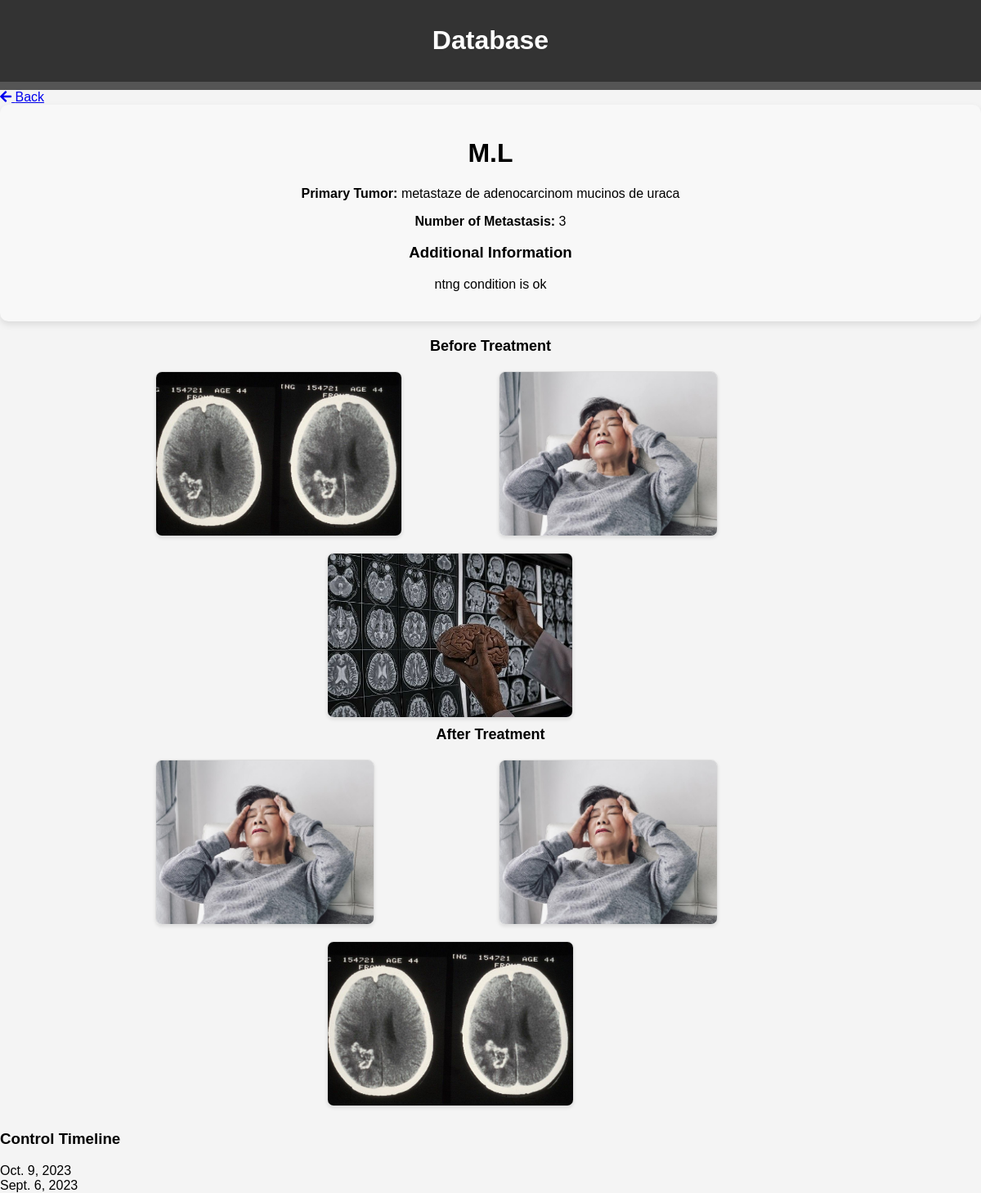
The app's page /patient/18/ (signed in) with its own data.
### details/models.py (models this page shows, shortened)
class Patient(models.Model):
    SEX_CHOICES = [('M', 'Male'),('F', 'Female'),('O', 'Other'),]
    first_name = models.CharField(max_length=100)
    last_name = models.CharField(max_length=100)
    primary_tumor = models.CharField(max_length=100)
    num_metastasis = models.PositiveIntegerField()
    ct_images_before = models.ManyToManyField('PatientImage', related_name='before_images', blank=True)
    ct_images_after = models.ManyToManyField('PatientImage', related_name='after_images', blank=True)
    mark_for_study = models.BooleanField(default=False)  # Add this field
    controls = models.ManyToManyField('Control', related_name='patient_controls', blank=True)
    sex = models.CharField(max_length=1, choices=SEX_CHOICES, blank=True, null=True)
    date_of_birth = models.DateField(blank=True, null=True)

class PatientAdditionalInfo(models.Model):
    patient = models.OneToOneField(Patient, on_delete=models.CASCADE)
    text_info = models.TextField()

class PatientImage(models.Model):
    patient = models.ForeignKey(Patient, on_delete=models.CASCADE)
    image = models.ImageField(upload_to='ct_images/', blank=True)

class Control(models.Model):
    patient = models.ForeignKey(Patient, on_delete=models.CASCADE)
    date = models.DateField()
    details = models.TextField()

### details/views.py (the view)
# urls.py: path('patient/<int:patient_id>/', views.patient_detail, name='patient_detail'),
@login_required
def patient_detail(request, patient_id):
    patient = Patient.objects.get(pk=patient_id)
    return render(request, 'patient.html', {'patient': patient})

### templates/patient.html (shortened to what this page needs)
{% extends 'base.html' %}
{% block content %}
    <link rel="stylesheet" href="https://cdnjs.cloudflare.com/ajax/libs/font-awesome/5.15.3/css/all.min.css">
<div class="patient-detail">
    <a href="{% url 'patients_info' %}" class="btn btn-secondary">
        <i class="fas fa-arrow-left"></i> Back
    </a>
    <div class="patient-info-box">
        <h1>{{ patient.first_name|first }}.{{ patient.last_name|first }}</h1>
        <p><strong>Primary Tumor:</strong> {{ patient.primary_tumor }}</p>
        <p><strong>Number of Metastasis:</strong> {{ patient.num_metastasis }}</p>
        {% if patient.patientadditionalinfo %}
        <h3>Additional Information</h3>
        <p>{{ patient.patientadditionalinfo.text_info }}</p>
        {% endif %}
    </div>
    {% if patient.num_metastasis %}
        <div class="image-gallery">
            <div class="img-heading">Before Treatment</div>
            {% for before_image in patient.ct_images_before.all %}
                <div class="image-set">
                    <img src="{{ before_image.image.url }}" alt="Before Treatment">
                </div>
            {% endfor %}
        </div>
        <div class="image-gallery">
            <div class="img-heading">After Treatment</div>
            {% for after_image in patient.ct_images_after.all %}
                <div class="image-set">
                    <img src="{{ after_image.image.url }}" alt="After Treatment">
                </div>
            {% endfor %}
        </div>
    {% endif %}
</div>
{% if patient.controls.all %}
<h3>Control Timeline</h3>
<ul class="timeline">
    {% for control in patient.controls.all %}
        <li class="timeline-item">
            <div class="date">{{ control.date }}</div>
        </li>
    {% endfor %}
</ul>
{% endif %}
{% endblock %}

### templates/base.html (style rules this page uses)
body { background-color: #f4f4f4; margin: 0; padding: 0; font-family: Arial, sans-serif; }

### templates/patient.html (style rules this page uses)
.timeline { list-style: none; padding: 0; margin: 0; }
.timeline-item { display: flex; align-items: center; cursor: pointer; }
.timeline-item .date { width: 150px; }
.patient-info-box { background-color: #f8f8f8; border-radius: 10px; box-shadow: 0 4px 8px rgba(0, 0, 0, 0.1); padding: 20px; margin-bottom: 20px; text-align: center; }
.image-gallery { display: flex; flex-wrap: wrap; justify-content: center; }
.image-set { display: flex; align-items: center; margin: 10px; width: 33.33%; }
.image-set img { max-width: 100%; height: 200px; border: 1px solid #ddd; border-radius: 8px; box-shadow: 0 2px 4px rgba(0, 0, 0, 0.1); object-fit: cover; }
.img-heading { width: 100%; text-align: center; margin-bottom: 10px; font-weight: bold; font-size: 18px; }

### records on screen
Patient: first_name|first "M", last_name|first "L", primary_tumor "metastaze de adenocarcinom mucinos de uraca", num_metastasis "3", patientadditionalinfo.text_info "ntng condition is ok"
PatientImage: image (picture)
PatientImage: image (picture)
PatientImage: image (picture)
PatientImage: image (picture)
PatientImage: image (picture)
PatientImage: image (picture)
Control: date "Oct. 9, 2023"
Control: date "Sept. 6, 2023"
